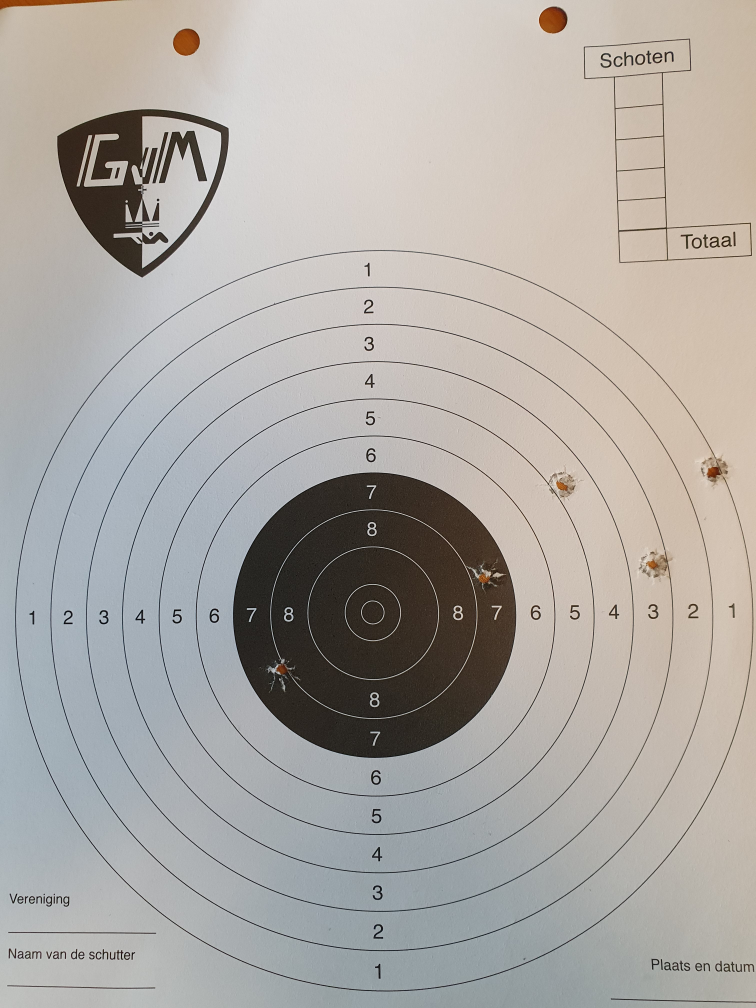
#> input picture targets/sample1.jpg, 3024 x 4032 px (shown at 1/4 size); its folder holds only this picture in this run
$ python recognize_circles.py
#> lines starting #> are read from the running program, lines starting #| are printed output that depends on the picture; after the words box and inside, x2 and y2 are one past the last pixel; in counts of white or black regions, pixels touching at a corner belong together
import cv2
import numpy as np
import math

def get_center(contour):
    M = cv2.moments(contour)

    if M['m00'] != 0:
        cx = int(round(M['m10']/M['m00']))
        cy = int(round(M['m01']/M['m00']))
    else:
        cx,cy = 0, 0
    center = (cx, cy)
    return center
for i in range(5):
    i += 1
    img = cv2.imread(f"targets/sample{i}.jpg")
#> img is the input picture: shape (4032, 3024, 3); mean B, G, R 165.3, 169.8, 173.8


    hsv = cv2.cvtColor(img, cv2.COLOR_BGR2HSV)
#> hsv: shape (4032, 3024, 3); mean H, S, V 46.1, 28.5, 177.8
    h, s, v = cv2.split(hsv)
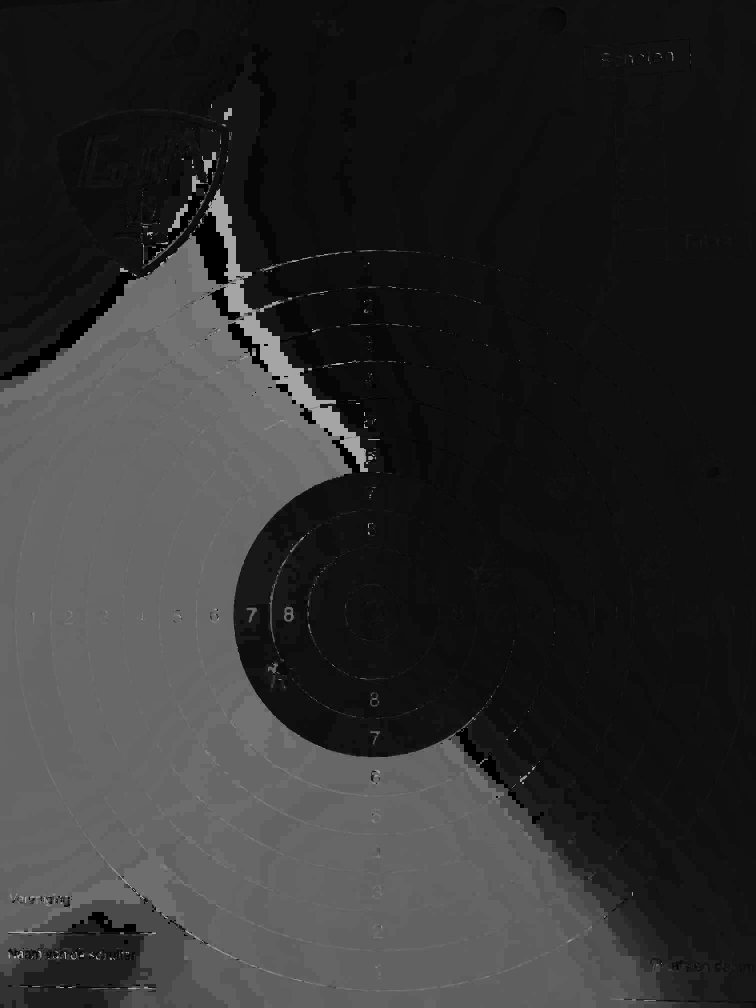
#> h: shape (4032, 3024) (shown at 1/4 size); min 0, max 179, mean 46.1
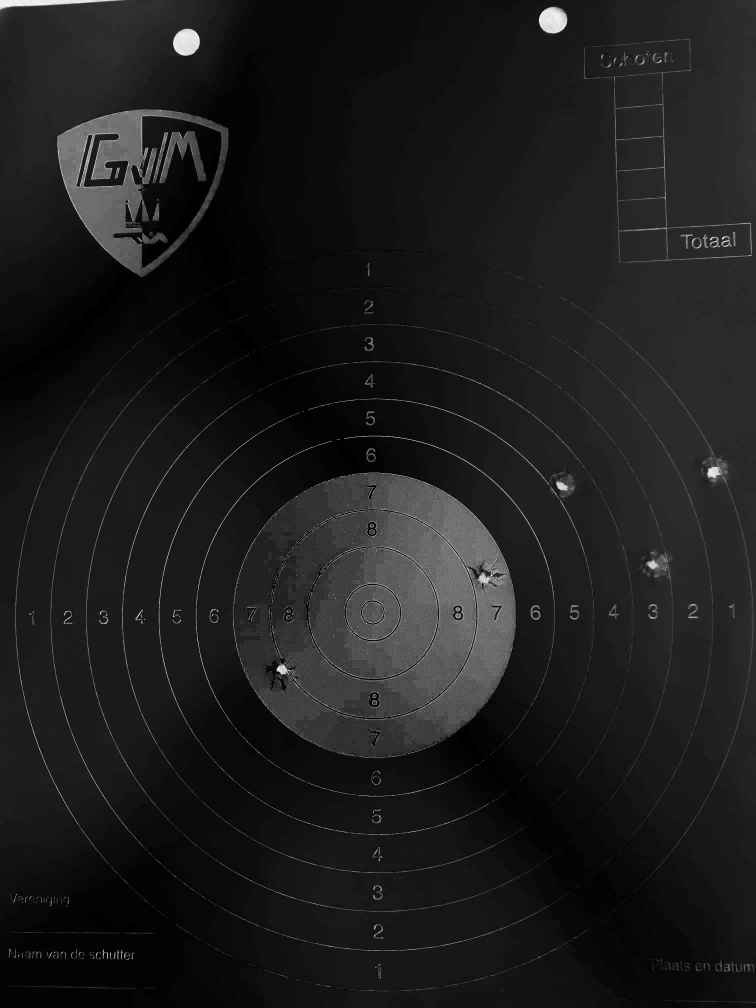
#> s: shape (4032, 3024) (shown at 1/4 size); min 0, max 255, mean 28.5
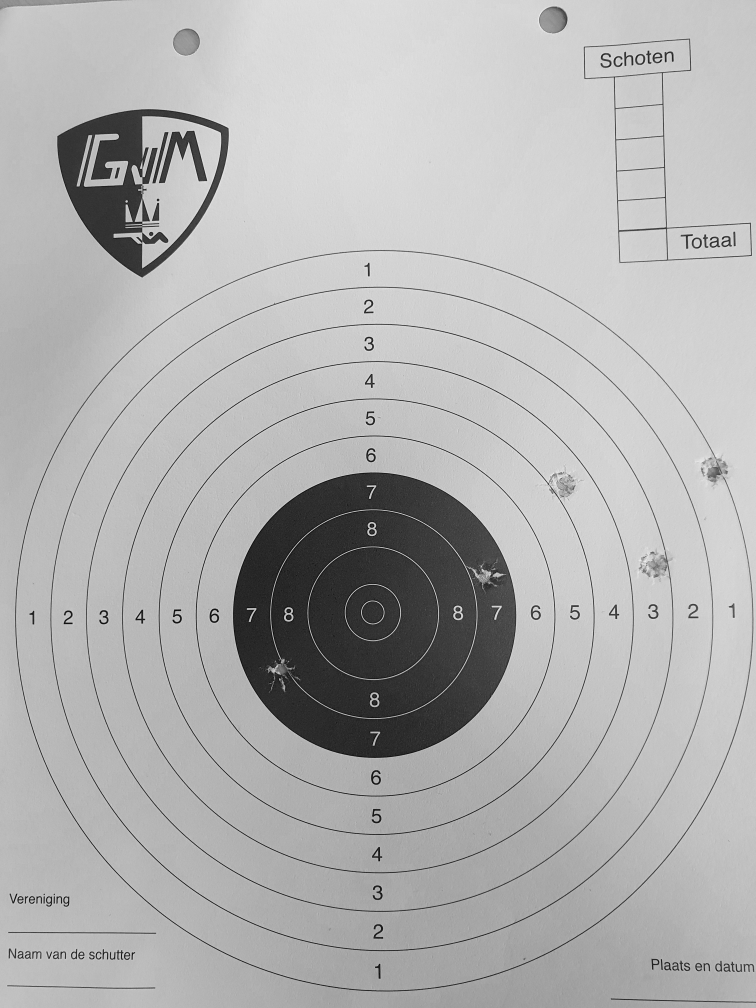
#> v: shape (4032, 3024) (shown at 1/4 size); min 0, max 255, mean 177.8

    v_mask = cv2.inRange(v, 0, 155)
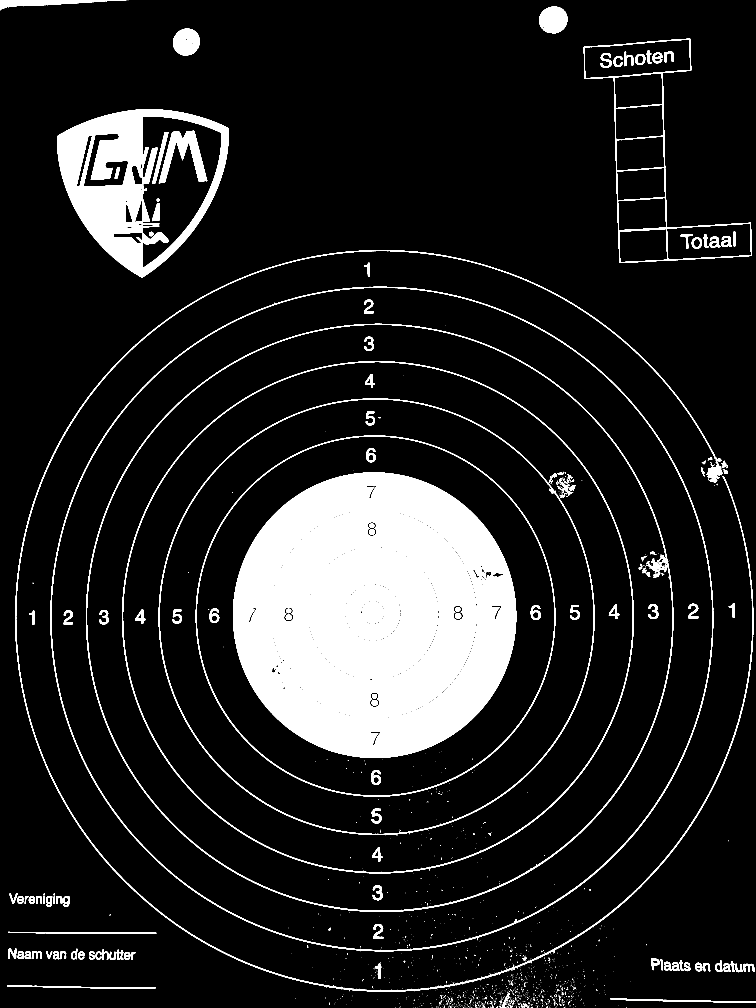
#> v_mask: shape (4032, 3024) (shown at 1/4 size); 12% white; 1695 white regions (1522 under 20 px)

    contours= cv2.findContours(v_mask, cv2.RETR_TREE, cv2.CHAIN_APPROX_SIMPLE)[0]
#> contours = 2097 contours, 1849 with area under 20; largest, box (x1, y1, x2, y2) and area: (202, 1147, 2853, 3806) 5525586, (204, 1150, 2850, 3802) 5498997, (344, 1295, 2694, 3648) 4334393, (347, 1298, 2691, 3644) 4310408, (488, 1445, 2535, 3494) 3289262

    outer_circle = None
    biggest_area = 0
    marked = img.copy()
    for contour in contours:
        area = cv2.contourArea(contour)
        if area > biggest_area:
            biggest_area = area
            outer_circle = contour
#> this loop made 2097 passes
#> (area, biggest_area) on passes 426, 1292, 1310: (2350, 2350), (2459.5, 2459.5), (5525586.5, 5525586.5)
#> after the loop, biggest_area = 5525586.5; outer_circle = contour of 3794 points, box (x1, y1, x2, y2) (202, 1147, 2853, 3806), area 5525586

    cv2.drawContours(marked, [outer_circle], -1, (0, 255, 0), 3)

    biggest_radius = math.sqrt(biggest_area/math.pi)
#> biggest_radius = 1326.2

    center_v_mask = cv2.inRange(v, 215, 255)
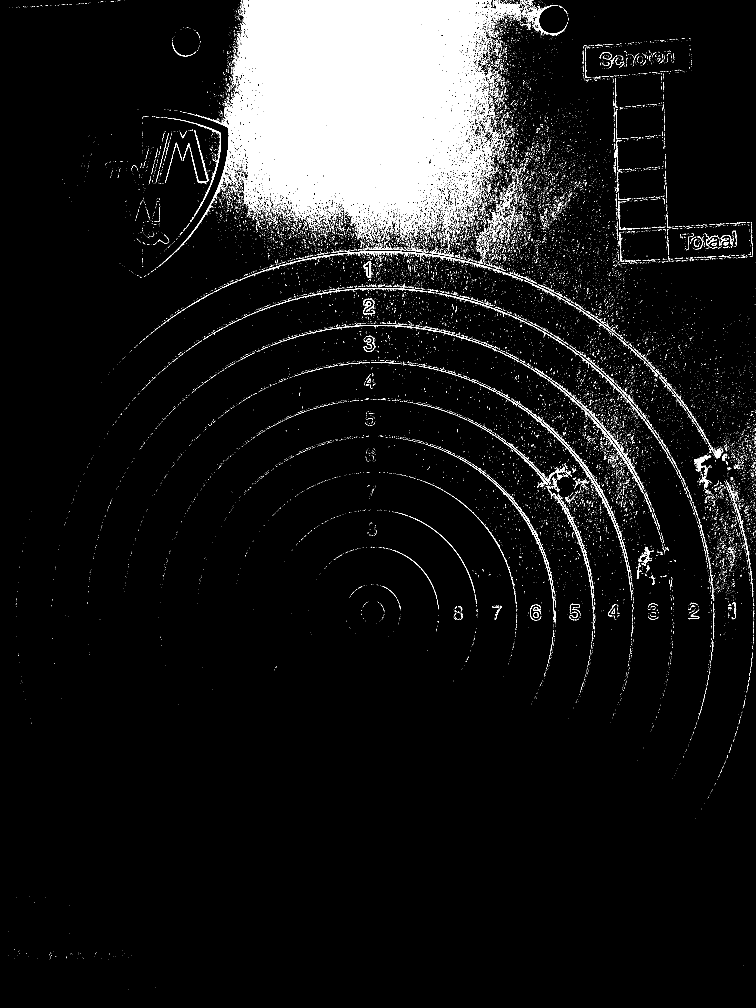
#> center_v_mask: shape (4032, 3024) (shown at 1/4 size); 7.2% white; 31761 white regions (30404 under 20 px)
    contours = cv2.findContours(center_v_mask, cv2.RETR_TREE, cv2.CHAIN_APPROX_SIMPLE)[0]
#> contours = 48322 contours, 46532 with area under 20; largest, box (x1, y1, x2, y2) and area: (699, 0, 1989, 1009) 758108, (1971, 0, 2082, 62) 2288, (1375, 1005, 1887, 1057) 1690, (734, 482, 884, 865) 1424, (2778, 1820, 2845, 1901) 1306
    center = get_center(contours[0])
#> in get_center, `M = cv2.moments(contour)`: M = moments, m00 0
#> center = (0, 0)

    area = cv2.contourArea(contours[0])
#> area = 0
    smallest_radius = math.sqrt(area / math.pi)
#> smallest_radius = 0

    marked = cv2.circle(marked, center, 2, (155,155,0), -1)

    hole_mask = cv2.inRange(h, 0, 30)
#> hole_mask: shape (4032, 3024); 64.2% white; 1032 black regions (734 under 20 px), largest, box (x1, y1, x2, y2) and area: (0, 754, 2912, 4032) 4317810, (672, 816, 752, 928) 2687, (567, 911, 749, 1075) 2192
    hole_mask = cv2.medianBlur(hole_mask, 11)
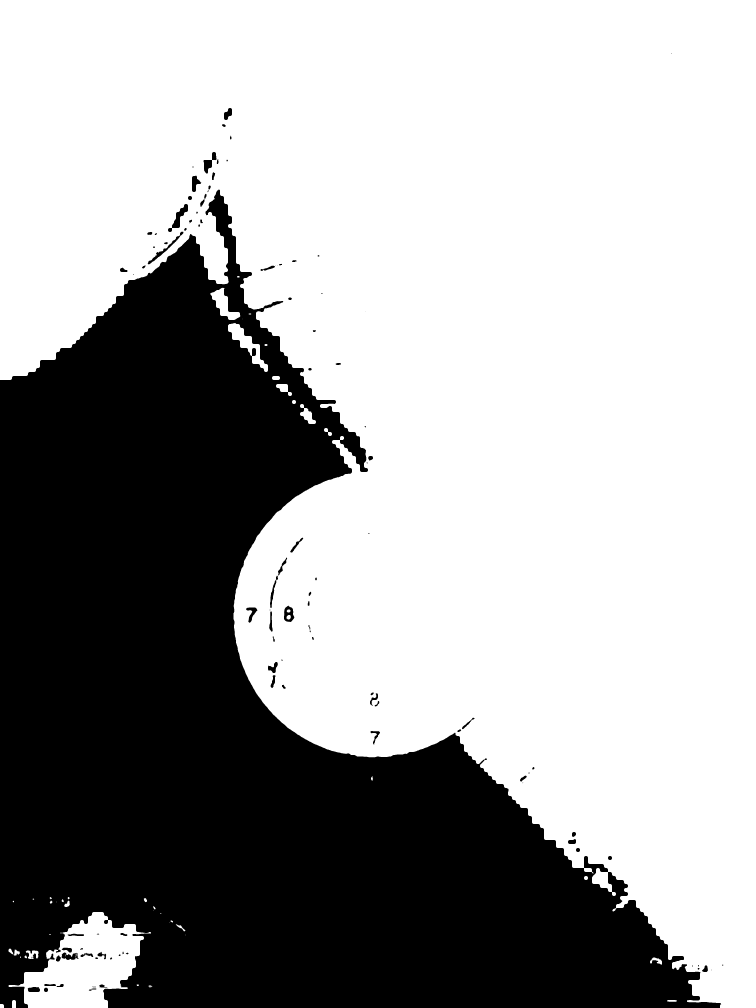
#> hole_mask: shape (4032, 3024) (shown at 1/4 size); 64.3% white; 113 black regions (24 under 20 px)

    contours= cv2.findContours(hole_mask, cv2.RETR_TREE, cv2.CHAIN_APPROX_SIMPLE)[0]
#> contours = 167 contours, 33 with area under 20; largest, box (x1, y1, x2, y2) and area: (0, 0, 3024, 4032) 7718426, (34, 3648, 604, 4032) 116860, (912, 1292, 1072, 1488) 9042, (841, 1151, 961, 1280) 5988, (687, 815, 753, 913) 2523
    holes = []
    for contour in contours:
        c = get_center(contour[0])
        holes.append(c)
        marked = cv2.circle(marked, c, 2, (0,0,155), -1)
#> this loop made 167 passes
#> contour on passes 5, 14, 15: [[595, 3940], [595, 3941], [604, 3941], [604, 3940]], [[741, 3738], [741, 3741]], [[197, 3736], [197, 3738], [202, 3738], [202, 3736]]
#> after the loop, holes = 167 pairs, first value 0 to 0, second value 0 to 0

    remaining_radius = biggest_radius - smallest_radius
#> remaining_radius = 1326.2
    slices = remaining_radius / 9
#> slices = 147.4

    scores = []

    for hole in holes:
        dx = hole[0] - center[0]
        dy = hole[1] - center[1]
        dist = math.sqrt(dx*dy + dy*dy)

        dist -= smallest_radius
        if dist < 0:
            scores.append(10)
        else:
            scores.append(9 - int(dist/slices))

    font = cv2.FONT_HERSHEY_SIMPLEX
    for a in range(len(holes)):
        tup = (holes[a][0], holes[a][1])
        marked = cv2.putText(marked, str(scores[a]), tup, font, 1, (0,0,155), 2, cv2.LINE_AA)
#> (the run stopped early here; a loop or call above may not have finished)
